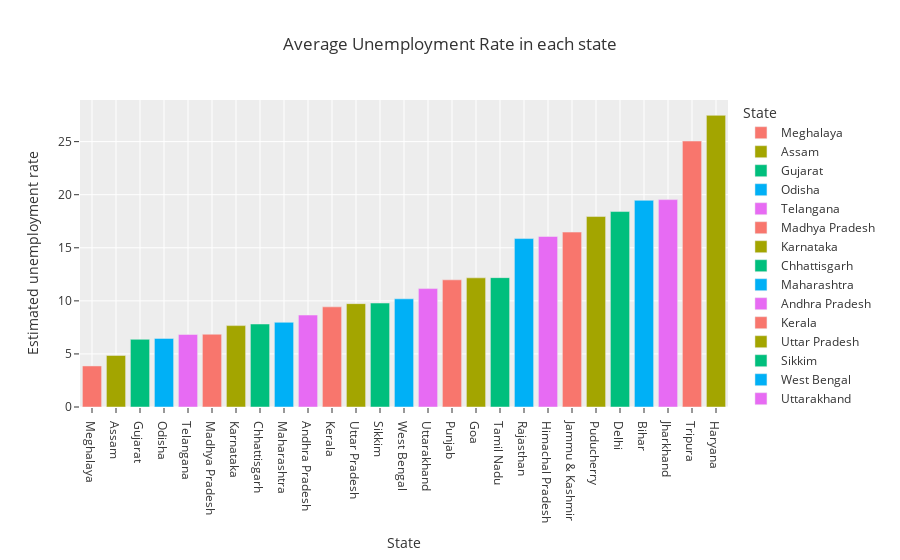

Notebook source saved alongside this figure:
### Code cell
#average unemployment rate for each state
plot_unemployment_rate = df[['Estimated unemployment rate', 'State']]
df_unemployment_rate = plot_unemployment_rate.groupby('State').mean().reset_index()
df_unemployment_rate = df_unemployment_rate.sort_values('Estimated unemployment rate')
fig = px.bar(df_unemployment_rate, x='State', y='Estimated unemployment rate', color='State',
             title='Average Unemployment Rate in each state', template="ggplot2")
fig.show()

### Figure 1 — Plotly figure (JSON) as saved in the notebook; plotly's stock layout.template omitted (floating-point values rounded to 4 significant figures)
{"data": [{"alignmentgroup": "True", "hovertemplate": "State=%{x}<br>Estimated unemployment rate=%{y}<extra></extra>", "legendgroup": "Meghalaya", "marker": {"color": "#F8766D", "pattern": {"shape": ""}}, "name": "Meghalaya", "offsetgroup": "Meghalaya", "orientation": "v", "showlegend": true, "textposition": "auto", "type": "bar", "x": ["Meghalaya"], "xaxis": "x", "y": [3.866], "yaxis": "y"}, {"alignmentgroup": "True", "hovertemplate": "State=%{x}<br>Estimated unemployment rate=%{y}<extra></extra>", "legendgroup": "Assam", "marker": {"color": "#A3A500", "pattern": {"shape": ""}}, "name": "Assam", "offsetgroup": "Assam", "orientation": "v", "showlegend": true, "textposition": "auto", "type": "bar", "x": ["Assam"], "xaxis": "x", "y": [4.856], "yaxis": "y"}, {"alignmentgroup": "True", "hovertemplate": "State=%{x}<br>Estimated unemployment rate=%{y}<extra></extra>", "legendgroup": "Gujarat", "marker": {"color": "#00BF7D", "pattern": {"shape": ""}}, "name": "Gujarat", "offsetgroup": "Gujarat", "orientation": "v", "showlegend": true, "textposition": "auto", "type": "bar", "x": ["Gujarat"], "xaxis": "x", "y": [6.376], "yaxis": "y"}, {"alignmentgroup": "True", "hovertemplate": "State=%{x}<br>Estimated unemployment rate=%{y}<extra></extra>", "legendgroup": "Odisha", "marker": {"color": "#00B0F6", "pattern": {"shape": ""}}, "name": "Odisha", "offsetgroup": "Odisha", "orientation": "v", "showlegend": true, "textposition": "auto", "type": "bar", "x": ["Odisha"], "xaxis": "x", "y": [6.462], "yaxis": "y"}, {"alignmentgroup": "True", "hovertemplate": "State=%{x}<br>Estimated unemployment rate=%{y}<extra></extra>", "legendgroup": "Telangana", "marker": {"color": "#E76BF3", "pattern": {"shape": ""}}, "name": "Telangana", "offsetgroup": "Telangana", "orientation": "v", "showlegend": true, "textposition": "auto", "type": "bar", "x": ["Telangana"], "xaxis": "x", "y": [6.833], "yaxis": "y"}, {"alignmentgroup": "True", "hovertemplate": "State=%{x}<br>Estimated unemployment rate=%{y}<extra></extra>", "legendgroup": "Madhya Pradesh", "marker": {"color": "#F8766D", "pattern": {"shape": ""}}, "name": "Madhya Pradesh", "offsetgroup": "Madhya Pradesh", "orientation": "v", "showlegend": true, "textposition": "auto", "type": "bar", "x": ["Madhya Pradesh"], "xaxis": "x", "y": [6.854], "yaxis": "y"}, {"alignmentgroup": "True", "hovertemplate": "State=%{x}<br>Estimated unemployment rate=%{y}<extra></extra>", "legendgroup": "Karnataka", "marker": {"color": "#A3A500", "pattern": {"shape": ""}}, "name": "Karnataka", "offsetgroup": "Karnataka", "orientation": "v", "showlegend": true, "textposition": "auto", "type": "bar", "x": ["Karnataka"], "xaxis": "x", "y": [7.668], "yaxis": "y"}, {"alignmentgroup": "True", "hovertemplate": "State=%{x}<br>Estimated unemployment rate=%{y}<extra></extra>", "legendgroup": "Chhattisgarh", "marker": {"color": "#00BF7D", "pattern": {"shape": ""}}, "name": "Chhattisgarh", "offsetgroup": "Chhattisgarh", "orientation": "v", "showlegend": true, "textposition": "auto", "type": "bar", "x": ["Chhattisgarh"], "xaxis": "x", "y": [7.819], "yaxis": "y"}, {"alignmentgroup": "True", "hovertemplate": "State=%{x}<br>Estimated unemployment rate=%{y}<extra></extra>", "legendgroup": "Maharashtra", "marker": {"color": "#00B0F6", "pattern": {"shape": ""}}, "name": "Maharashtra", "offsetgroup": "Maharashtra", "orientation": "v", "showlegend": true, "textposition": "auto", "type": "bar", "x": ["Maharashtra"], "xaxis": "x", "y": [7.979], "yaxis": "y"}, {"alignmentgroup": "True", "hovertemplate": "State=%{x}<br>Estimated unemployment rate=%{y}<extra></extra>", "legendgroup": "Andhra Pradesh", "marker": {"color": "#E76BF3", "pattern": {"shape": ""}}, "name": "Andhra Pradesh", "offsetgroup": "Andhra Pradesh", "orientation": "v", "showlegend": true, "textposition": "auto", "type": "bar", "x": ["Andhra Pradesh"], "xaxis": "x", "y": [8.664], "yaxis": "y"}, {"alignmentgroup": "True", "hovertemplate": "State=%{x}<br>Estimated unemployment rate=%{y}<extra></extra>", "legendgroup": "Kerala", "marker": {"color": "#F8766D", "pattern": {"shape": ""}}, "name": "Kerala", "offsetgroup": "Kerala", "orientation": "v", "showlegend": true, "textposition": "auto", "type": "bar", "x": ["Kerala"], "xaxis": "x", "y": [9.434], "yaxis": "y"}, {"alignmentgroup": "True", "hovertemplate": "State=%{x}<br>Estimated unemployment rate=%{y}<extra></extra>", "legendgroup": "Uttar Pradesh", "marker": {"color": "#A3A500", "pattern": {"shape": ""}}, "name": "Uttar Pradesh", "offsetgroup": "Uttar Pradesh", "orientation": "v", "showlegend": true, "textposition": "auto", "type": "bar", "x": ["Uttar Pradesh"], "xaxis": "x", "y": [9.737], "yaxis": "y"}, {"alignmentgroup": "True", "hovertemplate": "State=%{x}<br>Estimated unemployment rate=%{y}<extra></extra>", "legendgroup": "Sikkim", "marker": {"color": "#00BF7D", "pattern": {"shape": ""}}, "name": "Sikkim", "offsetgroup": "Sikkim", "orientation": "v", "showlegend": true, "textposition": "auto", "type": "bar", "x": ["Sikkim"], "xaxis": "x", "y": [9.793], "yaxis": "y"}, {"alignmentgroup": "True", "hovertemplate": "State=%{x}<br>Estimated unemployment rate=%{y}<extra></extra>", "legendgroup": "West Bengal", "marker": {"color": "#00B0F6", "pattern": {"shape": ""}}, "name": "West Bengal", "offsetgroup": "West Bengal", "orientation": "v", "showlegend": true, "textposition": "auto", "type": "bar", "x": ["West Bengal"], "xaxis": "x", "y": [10.19], "yaxis": "y"}, {"alignmentgroup": "True", "hovertemplate": "State=%{x}<br>Estimated unemployment rate=%{y}<extra></extra>", "legendgroup": "Uttarakhand", "marker": {"color": "#E76BF3", "pattern": {"shape": ""}}, "name": "Uttarakhand", "offsetgroup": "Uttarakhand", "orientation": "v", "showlegend": true, "textposition": "auto", "type": "bar", "x": ["Uttarakhand"], "xaxis": "x", "y": [11.16], "yaxis": "y"}, {"alignmentgroup": "True", "hovertemplate": "State=%{x}<br>Estimated unemployment rate=%{y}<extra></extra>", "legendgroup": "Punjab", "marker": {"color": "#F8766D", "pattern": {"shape": ""}}, "name": "Punjab", "offsetgroup": "Punjab", "orientation": "v", "showlegend": true, "textposition": "auto", "type": "bar", "x": ["Punjab"], "xaxis": "x", "y": [11.98], "yaxis": "y"}, {"alignmentgroup": "True", "hovertemplate": "State=%{x}<br>Estimated unemployment rate=%{y}<extra></extra>", "legendgroup": "Goa", "marker": {"color": "#A3A500", "pattern": {"shape": ""}}, "name": "Goa", "offsetgroup": "Goa", "orientation": "v", "showlegend": true, "textposition": "auto", "type": "bar", "x": ["Goa"], "xaxis": "x", "y": [12.17], "yaxis": "y"}, {"alignmentgroup": "True", "hovertemplate": "State=%{x}<br>Estimated unemployment rate=%{y}<extra></extra>", "legendgroup": "Tamil Nadu", "marker": {"color": "#00BF7D", "pattern": {"shape": ""}}, "name": "Tamil Nadu", "offsetgroup": "Tamil Nadu", "orientation": "v", "showlegend": true, "textposition": "auto", "type": "bar", "x": ["Tamil Nadu"], "xaxis": "x", "y": [12.19], "yaxis": "y"}, {"alignmentgroup": "True", "hovertemplate": "State=%{x}<br>Estimated unemployment rate=%{y}<extra></extra>", "legendgroup": "Rajasthan", "marker": {"color": "#00B0F6", "pattern": {"shape": ""}}, "name": "Rajasthan", "offsetgroup": "Rajasthan", "orientation": "v", "showlegend": true, "textposition": "auto", "type": "bar", "x": ["Rajasthan"], "xaxis": "x", "y": [15.87], "yaxis": "y"}, {"alignmentgroup": "True", "hovertemplate": "State=%{x}<br>Estimated unemployment rate=%{y}<extra></extra>", "legendgroup": "Himachal Pradesh", "marker": {"color": "#E76BF3", "pattern": {"shape": ""}}, "name": "Himachal Pradesh", "offsetgroup": "Himachal Pradesh", "orientation": "v", "showlegend": true, "textposition": "auto", "type": "bar", "x": ["Himachal Pradesh"], "xaxis": "x", "y": [16.07], "yaxis": "y"}, {"alignmentgroup": "True", "hovertemplate": "State=%{x}<br>Estimated unemployment rate=%{y}<extra></extra>", "legendgroup": "Jammu & Kashmir", "marker": {"color": "#F8766D", "pattern": {"shape": ""}}, "name": "Jammu & Kashmir", "offsetgroup": "Jammu & Kashmir", "orientation": "v", "showlegend": true, "textposition": "auto", "type": "bar", "x": ["Jammu & Kashmir"], "xaxis": "x", "y": [16.48], "yaxis": "y"}, {"alignmentgroup": "True", "hovertemplate": "State=%{x}<br>Estimated unemployment rate=%{y}<extra></extra>", "legendgroup": "Puducherry", "marker": {"color": "#A3A500", "pattern": {"shape": ""}}, "name": "Puducherry", "offsetgroup": "Puducherry", "orientation": "v", "showlegend": true, "textposition": "auto", "type": "bar", "x": ["Puducherry"], "xaxis": "x", "y": [17.94], "yaxis": "y"}, {"alignmentgroup": "True", "hovertemplate": "State=%{x}<br>Estimated unemployment rate=%{y}<extra></extra>", "legendgroup": "Delhi", "marker": {"color": "#00BF7D", "pattern": {"shape": ""}}, "name": "Delhi", "offsetgroup": "Delhi", "orientation": "v", "showlegend": true, "textposition": "auto", "type": "bar", "x": ["Delhi"], "xaxis": "x", "y": [18.41], "yaxis": "y"}, {"alignmentgroup": "True", "hovertemplate": "State=%{x}<br>Estimated unemployment rate=%{y}<extra></extra>", "legendgroup": "Bihar", "marker": {"color": "#00B0F6", "pattern": {"shape": ""}}, "name": "Bihar", "offsetgroup": "Bihar", "orientation": "v", "showlegend": true, "textposition": "auto", "type": "bar", "x": ["Bihar"], "xaxis": "x", "y": [19.47], "yaxis": "y"}, {"alignmentgroup": "True", "hovertemplate": "State=%{x}<br>Estimated unemployment rate=%{y}<extra></extra>", "legendgroup": "Jharkhand", "marker": {"color": "#E76BF3", "pattern": {"shape": ""}}, "name": "Jharkhand", "offsetgroup": "Jharkhand", "orientation": "v", "showlegend": true, "textposition": "auto", "type": "bar", "x": ["Jharkhand"], "xaxis": "x", "y": [19.54], "yaxis": "y"}, {"alignmentgroup": "True", "hovertemplate": "State=%{x}<br>Estimated unemployment rate=%{y}<extra></extra>", "legendgroup": "Tripura", "marker": {"color": "#F8766D", "pattern": {"shape": ""}}, "name": "Tripura", "offsetgroup": "Tripura", "orientation": "v", "showlegend": true, "textposition": "auto", "type": "bar", "x": ["Tripura"], "xaxis": "x", "y": [25.05], "yaxis": "y"}, {"alignmentgroup": "True", "hovertemplate": "State=%{x}<br>Estimated unemployment rate=%{y}<extra></extra>", "legendgroup": "Haryana", "marker": {"color": "#A3A500", "pattern": {"shape": ""}}, "name": "Haryana", "offsetgroup": "Haryana", "orientation": "v", "showlegend": true, "textposition": "auto", "type": "bar", "x": ["Haryana"], "xaxis": "x", "y": [27.48], "yaxis": "y"}], "layout": {"barmode": "relative", "legend": {"title": {"text": "State"}, "tracegroupgap": 0}, "title": {"text": "Average Unemployment Rate in each state"}, "xaxis": {"anchor": "y", "categoryarray": ["Meghalaya", "Assam", "Gujarat", "Odisha", "Telangana", "Madhya Pradesh", "Karnataka", "Chhattisgarh", "Maharashtra", "Andhra Pradesh", "Kerala", "Uttar Pradesh", "Sikkim", "West Bengal", "Uttarakhand", "Punjab", "Goa", "Tamil Nadu", "Rajasthan", "Himachal Pradesh", "Jammu & Kashmir", "Puducherry", "Delhi", "Bihar", "Jharkhand", "Tripura", "Haryana"], "categoryorder": "array", "domain": [0, 1], "title": {"text": "State"}}, "yaxis": {"anchor": "x", "domain": [0, 1], "title": {"text": "Estimated unemployment rate"}}}}
